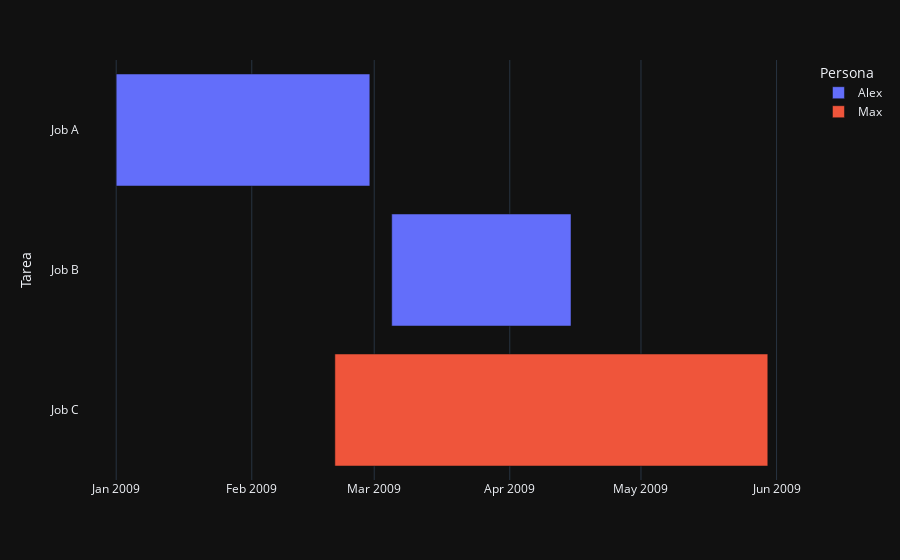

The notebook cell saved with this chart:
### Code cell
fig = px.timeline(dataset, x_start="Inicio", x_end="Fin", y="Tarea", color="Persona")
fig.update_yaxes(autorange="reversed")
fig.update_layout(template='plotly_dark')
fig.show()

### Figure 1 — Plotly figure (JSON) as saved in the notebook; plotly's stock layout.template omitted (floating-point values rounded to 4 significant figures)
{"data": [{"alignmentgroup": "True", "base": ["2009-01-01", "2009-03-05"], "hovertemplate": "Persona=Alex<br>Inicio=%{base}<br>Fin=%{x}<br>Tarea=%{y}<extra></extra>", "legendgroup": "Alex", "marker": {"color": "#636efa"}, "name": "Alex", "offsetgroup": "Alex", "orientation": "h", "showlegend": true, "textposition": "auto", "type": "bar", "x": [5011200000, 3542400000], "xaxis": "x", "y": ["Job A", "Job B"], "yaxis": "y"}, {"alignmentgroup": "True", "base": ["2009-02-20"], "hovertemplate": "Persona=Max<br>Inicio=%{base}<br>Fin=%{x}<br>Tarea=%{y}<extra></extra>", "legendgroup": "Max", "marker": {"color": "#EF553B"}, "name": "Max", "offsetgroup": "Max", "orientation": "h", "showlegend": true, "textposition": "auto", "type": "bar", "x": [8553600000], "xaxis": "x", "y": ["Job C"], "yaxis": "y"}], "layout": {"barmode": "overlay", "legend": {"title": {"text": "Persona"}, "tracegroupgap": 0}, "margin": {"t": 60}, "xaxis": {"anchor": "y", "domain": [0, 1], "type": "date"}, "yaxis": {"anchor": "x", "autorange": "reversed", "domain": [0, 1], "title": {"text": "Tarea"}}}}
